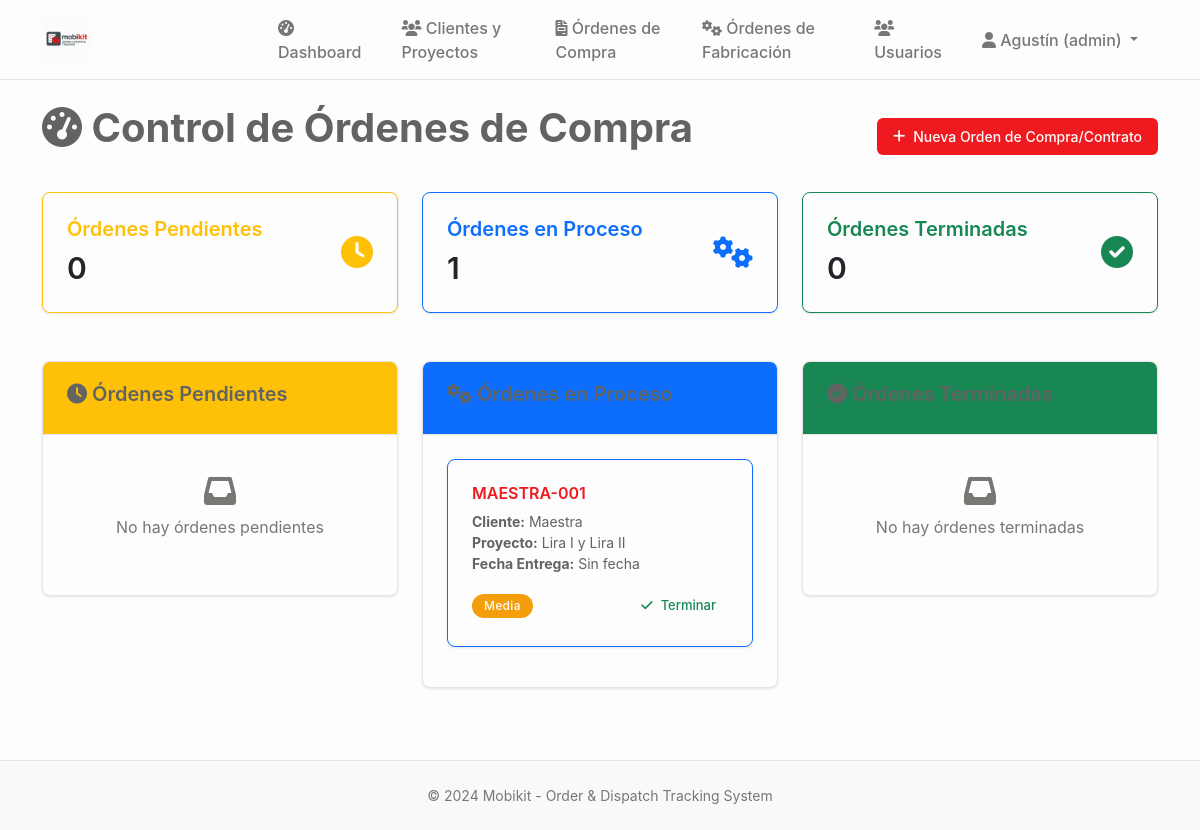
The app's page /dashboard (signed in) with its own data.
### tables this page shows
CREATE TABLE proyectos (
                id INTEGER PRIMARY KEY AUTOINCREMENT,
                codigo TEXT UNIQUE NOT NULL,
                nombre TEXT NOT NULL,
                cliente_id INTEGER NOT NULL,
                descripcion TEXT,
                estado TEXT DEFAULT 'en_desarrollo' CHECK (estado IN ('en_desarrollo', 'aprobado_produccion', 'seccionado', 'enchapado', 'mecanizado', 'produccion_completa', 'embalando', 'listo_despacho', 'entregado', 'cancelado')),
                prioridad TEXT DEFAULT 'media' CHECK (prioridad IN ('baja', 'media', 'alta', 'urgente')),
                fecha_inicio DATE,
                fecha_entrega DATE,
                fecha_entrega_real DATE,
                diseñador_id INTEGER,
                supervisor_id INTEGER,
                presupuesto DECIMAL(12,2),
                costo_real DECIMAL(12,2),
                observaciones TEXT,
                created_at TIMESTAMP DEFAULT CURRENT_TIMESTAMP,
                updated_at TIMESTAMP DEFAULT CURRENT_TIMESTAMP, adjudicacion_tipo TEXT DEFAULT "orden_compra" CHECK (adjudicacion_tipo IN ("contrato", "orden_compra")), monto_neto DECIMAL(12,2), estado_proyecto TEXT DEFAULT "pendiente_presupuesto", monto_neto_provision DECIMAL(12,2), monto_neto_instalacion DECIMAL(12,2), fecha_estimada_inicio DATE, archivado BOOLEAN DEFAULT FALSE,
                FOREIGN KEY (cliente_id) REFERENCES clientes (id),
                FOREIGN KEY (diseñador_id) REFERENCES usuarios (id),
                FOREIGN KEY (supervisor_id) REFERENCES usuarios (id)
            );

### main.py (the view)
@app.route('/dashboard')
@login_required
def dashboard():
    conn = sqlite3.connect('mobikit.db')
    cursor = conn.cursor()
    cursor.execute('''
        SELECT p.id, p.codigo, p.nombre, c.nombre as cliente_nombre, p.fecha_entrega,
               p.descripcion, p.estado, p.prioridad,
               julianday(p.fecha_entrega) - julianday('now') as dias_restantes
        FROM proyectos p
        LEFT JOIN clientes c ON p.cliente_id = c.id
        INNER JOIN proyecto_categorias pc ON p.id = pc.proyecto_id
        WHERE p.estado IN ('en_desarrollo')
        GROUP BY p.id, p.codigo, p.nombre, c.nombre, p.fecha_entrega,
                 p.descripcion, p.estado, p.prioridad
        ORDER BY p.fecha_entrega ASC, p.prioridad DESC
    ''')
    ordenes_pendientes = cursor.fetchall()
    cursor.execute('''
        SELECT DISTINCT p.id, p.codigo, p.nombre, c.nombre as cliente_nombre, p.fecha_entrega,
               p.descripcion, p.prioridad,
               julianday(p.fecha_entrega) - julianday('now') as dias_restantes
        FROM proyectos p
        LEFT JOIN clientes c ON p.cliente_id = c.id
        WHERE p.estado IN ('aprobado_produccion', 'seccionado', 'enchapado', 'mecanizado', 'produccion_completa')
        AND p.estado != 'entregado'
        ORDER BY p.fecha_entrega ASC, p.prioridad DESC
    ''')
    ordenes_proceso_raw = cursor.fetchall()
    ordenes_proceso = []
    for orden in ordenes_proceso_raw:
        cursor.execute('''
            SELECT name FROM sqlite_master WHERE type='table' AND name='ordenes_fabricacion'
        ''')
        if cursor.fetchone():
            cursor.execute('''
                SELECT of.id, of.codigo_orden, of.tipo_orden, of.estado, of.fecha_entrega_estimada
                FROM ordenes_fabricacion of
                WHERE of.proyecto_id = ? AND of.estado != 'entregado'
                ORDER BY of.created_at ASC
            ''', (orden[0],))
            ordenes_fabricacion = cursor.fetchall()
        else:
            ordenes_fabricacion = []
        orden_extended = list(orden)  # Convert tuple to list
        orden_extended.append([])  # Add empty list for ordenes_fabricacion
        for fab in ordenes_fabricacion:
            fab_dict = {
                'id': fab[0], 'codigo_pedido': fab[1], 'nombre': fab[2],
                'estado': fab[3], 'fecha_entrega_estimada': fab[4]
            }
            orden_extended[-1].append(fab_dict)  # Add to the ordenes_fabricacion list
        ordenes_proceso.append(tuple(orden_extended))  # Convert back to tuple
    cursor.execute('''
        SELECT p.id, p.codigo, p.nombre, c.nombre as cliente_nombre, p.fecha_entrega,
               p.descripcion, p.prioridad, p.fecha_entrega_real
        FROM proyectos p
        LEFT JOIN clientes c ON p.cliente_id = c.id
        WHERE p.estado IN ('entregado', 'completado')
        ORDER BY p.fecha_entrega_real DESC
    ''')
    ordenes_terminadas = cursor.fetchall()
    conn.close()
    return render_template('dashboard.html',
                           ordenes_pendientes=ordenes_pendientes,
                           ordenes_proceso=ordenes_proceso,
                           ordenes_terminadas=ordenes_terminadas)

### main.py (called while the page is built)
def login_required(f):
    @wraps(f)
    def decorated_function(*args, **kwargs):
        if 'user_id' not in session:
            return redirect(url_for('login'))
        return f(*args, **kwargs)
    return decorated_function

### templates/dashboard.html (shortened to what this page needs)
{% extends "base.html" %}
{% block content %}
<div class="d-flex justify-content-between align-items-center mb-4">
    <h1><i class="fas fa-tachometer-alt"></i> Control de Órdenes de Compra</h1>
    <div>
        {% if session.user_role in ['admin', 'general', 'diseñador'] %}
        <button type="button" class="btn btn-primary" data-bs-toggle="modal" data-bs-target="#nuevaOrdenModal">
            <i class="fas fa-plus"></i> Nueva Orden de Compra/Contrato
        </button>
        {% endif %}
    </div>
</div>
<div class="row mb-4">
    <div class="col-md-4">
        <div class="card border-warning">
            <div class="card-body">
                <div class="d-flex align-items-center">
                    <div class="flex-grow-1">
                        <h5 class="card-title text-warning">Órdenes Pendientes</h5>
                        <h2 class="mb-0 text-dark">{{ ordenes_pendientes|length }}</h2>
                    </div>
                    <div class="flex-shrink-0">
                        <i class="fas fa-clock fa-2x text-warning"></i>
                    </div>
                </div>
            </div>
        </div>
    </div>
    <div class="col-md-4">
        <div class="card border-primary">
            <div class="card-body">
                <div class="d-flex align-items-center">
                    <div class="flex-grow-1">
                        <h5 class="card-title text-primary">Órdenes en Proceso</h5>
                        <h2 class="mb-0 text-dark">{{ ordenes_proceso|length }}</h2>
                    </div>
                    <div class="flex-shrink-0">
                        <i class="fas fa-cogs fa-2x text-primary"></i>
                    </div>
                </div>
            </div>
        </div>
    </div>
    <div class="col-md-4">
        <div class="card border-success">
            <div class="card-body">
                <div class="d-flex align-items-center">
                    <div class="flex-grow-1">
                        <h5 class="card-title text-success">Órdenes Terminadas</h5>
                        <h2 class="mb-0 text-dark">{{ ordenes_terminadas|length }}</h2>
                    </div>
                    <div class="flex-shrink-0">
                        <i class="fas fa-check-circle fa-2x text-success"></i>
                    </div>
                </div>
            </div>
        </div>
    </div>
</div>
<div class="row">
    <div class="col-md-4">
        <div class="card">
            <div class="card-header bg-warning text-white">
                <h5><i class="fas fa-clock"></i> Órdenes Pendientes</h5>
            </div>
            <div class="card-body" style="max-height: 600px; overflow-y: auto;">
                {% if ordenes_pendientes %}
                    {% for orden in ordenes_pendientes %}
                    <div class="card mb-3 border-warning">
                        <div class="card-body">
                            <h6 class="card-title">
                                <a href="{{ url_for('orden_compra_detalle', orden_id=orden[0]) }}" class="text-decoration-none">
                                    {{ orden[1] }}
                                </a>
                            </h6>
                            <p class="card-text small">
                                <strong>Cliente:</strong> {{ orden[3] }}<br>
                                <strong>Proyecto:</strong> {{ orden[2] }}<br>
                                <strong>Fecha Entrega:</strong> {{ orden[4] if orden[4] else 'Sin fecha' }}
                            </p>
                            {% if orden[5] %}
                            <p class="card-text">
                                <small class="text-muted">{{ orden[5][:60] }}{% if orden[5]|length > 60 %}...{% endif %}</small>
                            </p>
                            {% endif %}
                            <div class="d-flex justify-content-between align-items-center">
                                <span class="badge bg-{% if orden[6] == 'alta' %}danger{% elif orden[6] == 'media' %}warning{% else %}secondary{% endif %}">
                                            {{ orden[6]|title }}
                                        </span>
                                <button class="btn btn-sm btn-outline-primary" onclick="iniciarProceso({{ orden[0] }})">
                                    <i class="fas fa-play"></i> Iniciar
                                </button>
                            </div>
                        </div>
                    </div>
                    {% endfor %}
                {% else %}
                <div class="text-center py-3">
                    <i class="fas fa-inbox fa-2x text-muted mb-2"></i>
                    <p class="text-muted">No hay órdenes pendientes</p>
                </div>
                {% endif %}
            </div>
        </div>
    </div>
    <div class="col-md-4">
        <div class="card">
            <div class="card-header bg-primary text-white">
                <h5><i class="fas fa-cogs"></i> Órdenes en Proceso</h5>
            </div>
            <div class="card-body" style="max-height: 600px; overflow-y: auto;">
                {% if ordenes_proceso %}
                    {% for orden in ordenes_proceso %}
                    <div class="card mb-3 border-primary">
                        <div class="card-body">
                            <h6 class="card-title">
                                <a href="{{ url_for('orden_compra_detalle', orden_id=orden[0]) }}" class="text-decoration-none">
                                    {{ orden[1] }}
                                </a>
                            </h6>
                            <p class="card-text small">
                                <strong>Cliente:</strong> {{ orden[3] }}<br>
                                <strong>Proyecto:</strong> {{ orden[2] }}<br>
                                <strong>Fecha Entrega:</strong> {{ orden[4] if orden[4] else 'Sin fecha' }}
                            </p>
                            <div class="d-flex justify-content-between align-items-center mt-2">
                                <span class="badge bg-{% if orden[6] == 'alta' %}danger{% elif orden[6] == 'media' %}warning{% else %}secondary{% endif %}">
                                            {{ orden[6]|title }}
                                        </span>
                                <button class="btn btn-sm btn-outline-success" onclick="terminarOrden({{ orden[0] }})">
                                    <i class="fas fa-check"></i> Terminar
                                </button>
                            </div>
                        </div>
                    </div>
                    {% endfor %}
                {% else %}
                <div class="text-center py-3">
                    <i class="fas fa-inbox fa-2x text-muted mb-2"></i>
                    <p class="text-muted">No hay órdenes en proceso</p>
                </div>
                {% endif %}
            </div>
        </div>
    </div>
    <div class="col-md-4">
        <div class="card">
            <div class="card-header bg-success text-white">
                <h5><i class="fas fa-check-circle"></i> Órdenes Terminadas</h5>
            </div>
            <div class="card-body" style="max-height: 600px; overflow-y: auto;">
                {% if ordenes_terminadas %}
                    {% for orden in ordenes_terminadas %}
                    <div class="card mb-3 border-success">
                        <div class="card-body">
                            <h6 class="card-title">
                                <a href="{{ url_for('orden_compra_detalle', orden_id=orden[0]) }}" class="text-decoration-none">
                                    {{ orden[1] }}
                                </a>
                            </h6>
                            <p class="card-text small">
                                <strong>Cliente:</strong> {{ orden[3] }}<br>
                                <strong>Proyecto:</strong> {{ orden[2] }}<br>
                                <strong>Fecha Entrega:</strong> {{ orden[4] if orden[4] else 'Sin fecha' }}
                            </p>
                            {% if orden[5] %}
                            <p class="card-text">
                                <small class="text-muted">{{ orden[5][:60] }}{% if orden[5]|length > 60 %}...{% endif %}</small>
                            </p>
                            {% endif %}
                            <div class="d-flex justify-content-between align-items-center">
                                <span class="badge bg-success">Completada</span>
                                <small class="text-muted">
                                    <i class="fas fa-check"></i> Terminada
                                </small>
                            </div>
                        </div>
                    </div>
                    {% endfor %}
                {% else %}
                <div class="text-center py-3">
                    <i class="fas fa-inbox fa-2x text-muted mb-2"></i>
                    <p class="text-muted">No hay órdenes terminadas</p>
                </div>
                {% endif %}
            </div>
        </div>
    </div>
</div>
{% endblock %}

### static/css/style.css (style rules this page uses)
:root { --mobikit-red: #EF1A1F; --mobikit-red-light: #F58B8F; --mobikit-red-dark: #C7161A; --mobikit-gray: #626363; --mobikit-gray-logo: #626363; --mobikit-light-gray: #8C8C8C; --mobikit-dark-gray: #4A4A4A; --mobikit-white: #FDFDFD; --mobikit-light-bg: #FAFAFA; --mobikit-border: #E5E5E5; --mobikit-hover: #F5F5F5; --mobikit-text-light: #787774; --mobikit-sidebar: #F7F6F3; --mobikit-cocinas: #EF1A1F; --mobikit-closet: #626363; --mobikit-success: #22C55E; --mobikit-warning: #F59E0B; --mobikit-info: #626363; --mobikit-danger: #EF1A1F; }
* { box-sizing: border-box; }
body { font-family: -apple-system, BlinkMacSystemFont, 'Segoe UI', Roboto, 'Helvetica Neue', Arial, sans-serif; background-color: var(--mobikit-white); color: var(--mobikit-gray); line-height: 1.5; margin: 0; padding: 0; }
h1 { font-size: 2.5rem; font-weight: 700; color: var(--mobikit-gray); margin-bottom: 1rem; line-height: 1.2; }
h2 { font-size: 1.875rem; font-weight: 600; color: var(--mobikit-gray); margin-bottom: 0.75rem; line-height: 1.3; }
h4, h5, h6 { font-weight: 600; color: var(--mobikit-gray); margin-bottom: 0.5rem; }
.card { background-color: var(--mobikit-white); border: 1px solid var(--mobikit-border); border-radius: 8px; box-shadow: 0 1px 3px rgba(0, 0, 0, 0.1); margin-bottom: 1.5rem; overflow: hidden; transition: all 0.2s ease; }
.card-header { background-color: var(--mobikit-white); border-bottom: 1px solid var(--mobikit-border); padding: 1.25rem 1.5rem; font-weight: 600; color: var(--mobikit-gray); font-size: 1.1rem; }
.card-body { padding: 1.5rem; }
.btn { font-weight: 500; border-radius: 6px; padding: 0.5rem 1rem; font-size: 0.875rem; border: none; cursor: pointer; transition: all 0.2s ease; display: inline-flex; align-items: center; gap: 0.5rem; }
.btn-primary { background-color: var(--mobikit-red); color: var(--mobikit-white); }
.btn-sm { padding: 0.375rem 0.75rem; font-size: 0.8125rem; }
.badge { font-weight: 500; padding: 0.35rem 0.75rem; border-radius: 20px; font-size: 0.75rem; letter-spacing: 0.025em; color: var(--mobikit-white) !important; }
.badge.bg-warning { background-color: var(--mobikit-warning) !important; }
a { color: var(--mobikit-red); text-decoration: none; }
.text-muted { color: var(--mobikit-text-light) !important; }

### records on screen
proyectos: codigo "MAESTRA-001", orden "Maestra", nombre "Lira I y Lira II", orden "Sin fecha", prioridad "Media"

### other values on screen
{{ session.user_name }} "Agustín"
{{ session.user_role }} "admin"
{{ ordenes_pendientes|length }} "0"
{{ ordenes_proceso|length }} "1"
{{ ordenes_terminadas|length }} "0"
